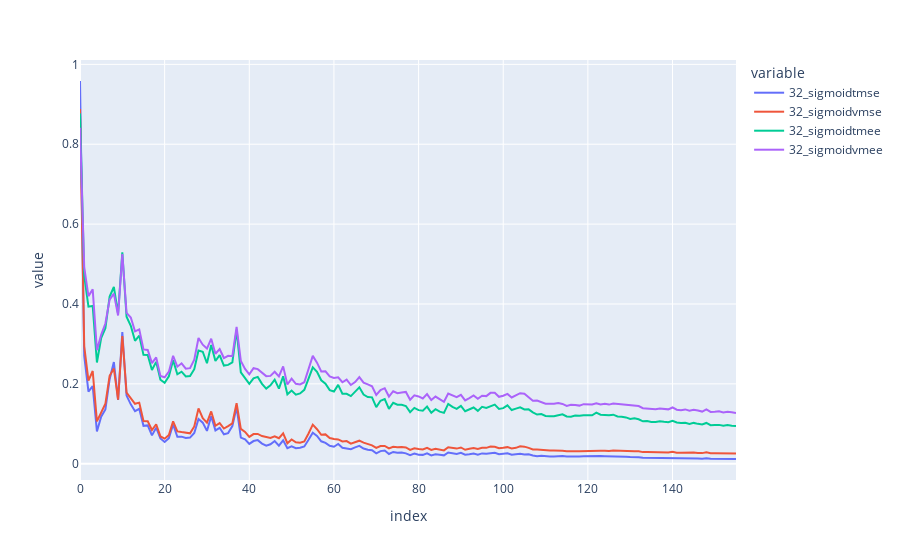

The notebook cell saved with this chart:
### Code cell
dic_list = []
for dummy in interesting_model:
    dic = {}
    dic[dummy['top_name'] + 'tmse'] = dummy['stats']['training_mean_squared_error']
    dic[dummy['top_name'] + 'vmse'] = dummy['stats']['validation_mean_squared_error']
    dic[dummy['top_name'] + 'tmee'] = dummy['stats']['training_mean_euclidean_error']
    dic[dummy['top_name'] + 'vmee'] = dummy['stats']['validation_mean_euclidean_error']
    dic_list.append(pd.DataFrame(dic))
    
for i in dic_list:
    fig = px.line(i)
    fig.show()

### Figure 1 — Plotly figure (JSON) as saved in the notebook; plotly's stock layout.template omitted (floating-point values rounded to 4 significant figures; data arrays with more than 128 entries replaced by an {"elided": "..."} marker saying what was removed)
{"data": [{"hovertemplate": "variable=32_sigmoidtmse<br>index=%{x}<br>value=%{y}<extra></extra>", "legendgroup": "32_sigmoidtmse", "line": {"color": "#636efa", "dash": "solid"}, "marker": {"symbol": "circle"}, "mode": "lines", "name": "32_sigmoidtmse", "orientation": "v", "showlegend": true, "type": "scatter", "x": {"elided": "156 int values"}, "xaxis": "x", "y": {"elided": "156 float values"}, "yaxis": "y"}, {"hovertemplate": "variable=32_sigmoidvmse<br>index=%{x}<br>value=%{y}<extra></extra>", "legendgroup": "32_sigmoidvmse", "line": {"color": "#EF553B", "dash": "solid"}, "marker": {"symbol": "circle"}, "mode": "lines", "name": "32_sigmoidvmse", "orientation": "v", "showlegend": true, "type": "scatter", "x": {"elided": "156 int values"}, "xaxis": "x", "y": {"elided": "156 float values"}, "yaxis": "y"}, {"hovertemplate": "variable=32_sigmoidtmee<br>index=%{x}<br>value=%{y}<extra></extra>", "legendgroup": "32_sigmoidtmee", "line": {"color": "#00cc96", "dash": "solid"}, "marker": {"symbol": "circle"}, "mode": "lines", "name": "32_sigmoidtmee", "orientation": "v", "showlegend": true, "type": "scatter", "x": {"elided": "156 int values"}, "xaxis": "x", "y": {"elided": "156 float values"}, "yaxis": "y"}, {"hovertemplate": "variable=32_sigmoidvmee<br>index=%{x}<br>value=%{y}<extra></extra>", "legendgroup": "32_sigmoidvmee", "line": {"color": "#ab63fa", "dash": "solid"}, "marker": {"symbol": "circle"}, "mode": "lines", "name": "32_sigmoidvmee", "orientation": "v", "showlegend": true, "type": "scatter", "x": {"elided": "156 int values"}, "xaxis": "x", "y": {"elided": "156 float values"}, "yaxis": "y"}], "layout": {"legend": {"title": {"text": "variable"}, "tracegroupgap": 0}, "margin": {"t": 60}, "xaxis": {"anchor": "y", "domain": [0, 1], "title": {"text": "index"}}, "yaxis": {"anchor": "x", "domain": [0, 1], "title": {"text": "value"}}}}
